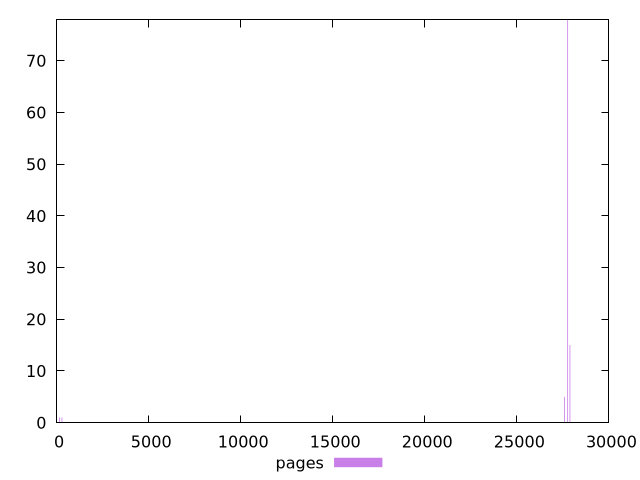

This figure's gnuplot source:
$_pages <<EOF
165.48813135734844 1
27760.6340351952 78
27884.750133713213 15
27595.145903837853 5
289.60422987535975 1
EOF
set key outside below
set terminal pngcairo
set output "report_00004_2020-11-02T20-21-41.718Z/uses-webp-images/pages//raw_hist.png"
set yrange [0:78]
set boxwidth 41.37203283933711
set style fill transparent solid 0.5 noborder
plot $_pages title "pages" with boxes ,
